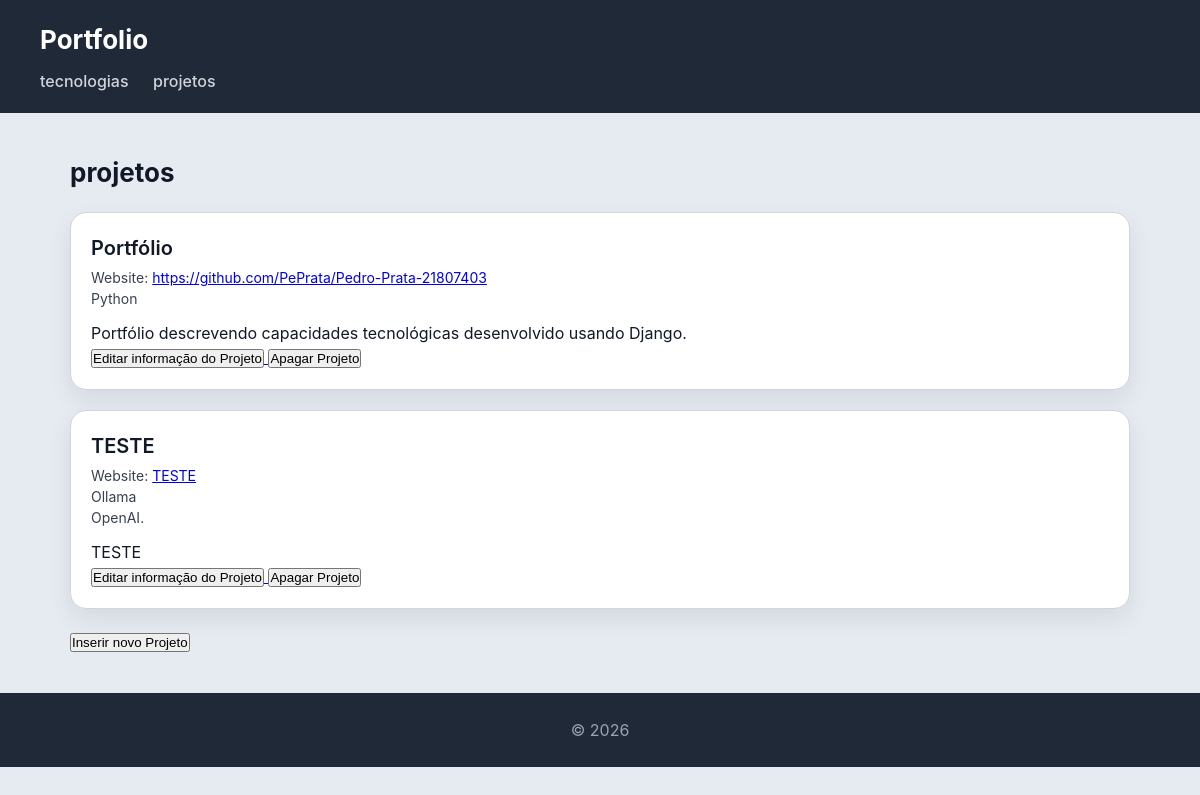
The app's page /projetos/ with its own data.
### portfolio/models.py (models this page shows, shortened)
class Projeto(models.Model):
    cadeira = models.ForeignKey(Cadeira, on_delete=models.CASCADE, related_name="projetos")
    nome = models.CharField(max_length=255)
    descricao = models.TextField(blank=True)
    link = models.TextField(blank=True)
    tecnologias = models.ManyToManyField(Tecnologia, related_name="projetos", blank=True)

class Tecnologia(models.Model):
    nome = models.CharField(max_length=255)
    logotipo = models.ImageField(upload_to='portfolio/fotos', null=True, blank=True)
    link = models.CharField(max_length=255)
    descricao = models.TextField(blank=True)

### portfolio/views.py (the view)
# urls.py: path('projetos/', views.projetos_view, name="projetos"),
def projetos_view(request):
    Projetos = Projeto.objects.all()
    return render(request, 'portfolio/projetos.html',{'projetos': Projetos})

### portfolio/templates/portfolio/projetos.html
{% extends "portfolio/base.html" %}
{% block content %}
<h2>projetos</h2>
<section>
    {% for projeto in projetos %}
    <article>
        <header>
            <h3>{{ projeto.nome }}</h3>
            <p>Website: <a href="{ projeto.link }">{{ projeto.link }}</a></p>
            {% for tecnologia in projeto.tecnologias.all %}
                <p>{{ tecnologia.nome }}</p>
            {% endfor %}
        </header>
        <section>
            <p>
                {{ projeto.descricao }}
            </p>
            <a href="{% url 'edita_projeto' projeto.id %}">
                <button>Editar informação do Projeto</button>
            </a>
            <a href="{% url 'apaga_projeto' projeto.id %}">
                <button>Apagar Projeto</button>
            </a>
        </section>
    </article>
    {% endfor %}
    <a href="{% url 'novo_projeto' %}">
        <button>Inserir novo Projeto</button>
    </a>
</section>
{% endblock %}

### portfolio/static/portfolio/styles.css (style rules this page uses)
* { box-sizing: border-box; margin: 0; padding: 0; }
body { font-family: "Inter", "Segoe UI", system-ui, -apple-system, sans-serif; background: #e6ebf2; color: #111827; line-height: 1.5; }
h2 { margin-bottom: 20px; font-size: 26px; }
section > article { background: white; padding: 20px; border-radius: 16px; border: 1px solid #d1d5db; box-shadow: 0 10px 25px rgba(0,0,0,0.08); transition: all 0.25s ease; margin-bottom: 20px; }
article > header { margin-bottom: 12px; }
article > header > h3 { font-size: 20px; font-weight: 600; margin-bottom: 4px; }
article > header > p { font-size: 14px; color: #374151; }
article > section { margin-top: 10px; }

### records on screen
Projeto: nome "Portfólio", link "https://github.com/PePrata/Pedro-Prata-21807403", descricao "Portfólio descrevendo capacidades tecnológicas desenvolvido usando Django."
Tecnologia: nome "Python"
Projeto: nome "TESTE", link "TESTE", descricao "TESTE"
Tecnologia: nome "Ollama"
Tecnologia: nome "OpenAI."
